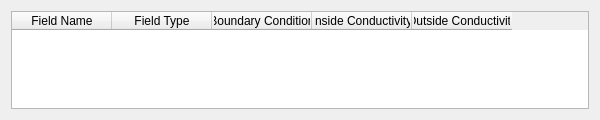
<?xml version="1.0" encoding="UTF-8"?>
<ui version="4.0">
 <class>BuildBEMatrix</class>
 <widget class="QDialog" name="BuildBEMatrix">
  <property name="geometry">
   <rect>
    <x>0</x>
    <y>0</y>
    <width>600</width>
    <height>120</height>
   </rect>
  </property>
  <property name="minimumSize">
   <size>
    <width>600</width>
    <height>120</height>
   </size>
  </property>
  <property name="windowTitle">
   <string>Dialog</string>
  </property>
  <layout class="QHBoxLayout" name="horizontalLayout">
   <item>
    <widget class="QTableWidget" name="tableWidget">
     <property name="minimumSize">
      <size>
       <width>550</width>
       <height>0</height>
      </size>
     </property>
     <column>
      <property name="text">
       <string>Field Name</string>
      </property>
     </column>
     <column>
      <property name="text">
       <string>Field Type</string>
      </property>
     </column>
     <column>
      <property name="text">
       <string>Boundary Condition</string>
      </property>
     </column>
     <column>
      <property name="text">
       <string>Inside Conductivity</string>
      </property>
     </column>
     <column>
      <property name="text">
       <string>Outside Conductivity</string>
      </property>
     </column>
    </widget>
   </item>
  </layout>
 </widget>
 <resources/>
 <connections/>
</ui>
